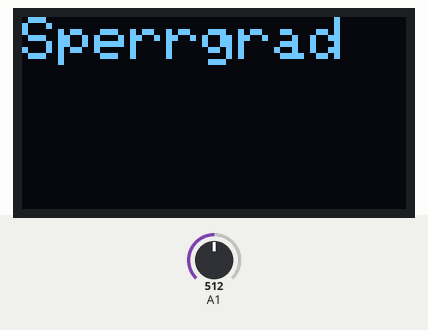
Recording of a sketch running on a simulated Arduino Uno, built with avr-gcc and run on an emulated ATmega328P. Parts: 128×64 one-colour display. The inputs (shaded band) are chosen by the test bench; at power-on: A1 = 512. Random numbers use the default seed unless the sketch sets one.

Above: at 0.1 s.

The sketch:

Haldex_CAN.ino
```cpp
#include <SPI.h>
#include "mcp_can.h"
#include <Wire.h>
#include <Adafruit_SH1106.h>


// Init OLED Display
#define OLED_RESET 4
Adafruit_SH1106 display(OLED_RESET);


unsigned char Flag_Recv = 0;
unsigned char len = 0;
unsigned char buf[8];
char str[20];


MCP_CAN CAN(10);                                            // Set CS to pin 10

void setup()
{
  display.begin(SH1106_SWITCHCAPVCC, 0x3C);
  display.clearDisplay();
  display.setTextSize(2);
  display.setTextColor(WHITE);
  display.setCursor(0, 0);
  display.print("Sperrgrad");
  display.display();


START_INIT:

  if (CAN_OK == CAN.begin(CAN_500KBPS))                  // init can bus : baudrate = 500k
  {
  }
  else
  {
    delay(100);
    goto START_INIT;
  }
  delay(500);

}


float Sperrgrad_Soll;
float m;


void loop()
{
  // 20 ms CAN Interval
  delay(20);

  // Lese Poti am analogen Eingang
  Sperrgrad_Soll = analogRead(A1);
  // Die ersten 20% werden ignoriert, mappe daher auf 20 - 100%
  Sperrgrad_Soll = map(Sperrgrad_Soll, 0, 1023, 200, 1023);
  // m ist nur für die Ausgabe auf dem OLED
  m = Sperrgrad_Soll;

  // Sperrgrad_Soll wird als Faktor benutzt, daher / 1023
  Sperrgrad_Soll = Sperrgrad_Soll / 1023;
  // Wenn das Haldex STG immer die selben Werte bekommt, geht es von einem Fehler aus, und öffnet das Ventil wieder
  // Daher kommt hier ein wenig Zufall dazu
  Sperrgrad_Soll = Sperrgrad_Soll + random(-0.02, 0.02);

  // Die CAN Telegramme
  // 0x280: Motor 1
  // 0x380: Motor 3
  // 0x488: Motor 6
  // 0x1A0: ABS/ESP 1
  // 0x4A0: ABS/ESP 2
  // Übersicht über die Telegramme: https://www.vwbuswiki.de/index.php?title=CAN_IDs
  // Verändert werden (u.a.): Motormoment und Raddrehzahlen


  // So "stumpf" diese Methode auch ist: zwischen Ist und Soll liegen maximal 3%, während die Endpunkte exakt sind. Es ist also beinahe linear und reicht zum test allemal

  unsigned char CAN_0_280[8] = {0, 240 * Sperrgrad_Soll, 32, 78 * Sperrgrad_Soll, 240 * Sperrgrad_Soll, 240 * Sperrgrad_Soll, 32, 240 * Sperrgrad_Soll};
  unsigned char CAN_0_380[8] = {0, 0, 250 * Sperrgrad_Soll, 0, 0, 0, 0, 254 * Sperrgrad_Soll};
  unsigned char CAN_0_488[8] = {0, 254 * Sperrgrad_Soll, 254 * Sperrgrad_Soll, 0, 0, 0, 0, 0};
  unsigned char CAN_0_1A0[8] = {0, 0, 0, 10, 0, 0, 0, 0};
  unsigned char CAN_0_4A0[8] = {254 * Sperrgrad_Soll, 10, 254 * Sperrgrad_Soll, 10, 0, 10, 0, 10};


  // Sende Telegramme
  CAN.sendMsgBuf(0x280, 0, 8, CAN_0_280);
  CAN.sendMsgBuf(0x380, 0, 8, CAN_0_380);
  CAN.sendMsgBuf(0x488, 0, 8, CAN_0_488);
  CAN.sendMsgBuf(0x1A0, 0, 8, CAN_0_1A0);
  CAN.sendMsgBuf(0x4A0, 0, 8, CAN_0_4A0);


  // Prüfe, ob Telegram erhalten
  if (CAN_MSGAVAIL == CAN.checkReceive())
  {

    // Empfange Telegramme vom Haldex Steuergerät
    CAN.readMsgBuf(&len, buf);

    // Der aktuelle Sperrgrad liegt im Byte 1 der Antwort
    int Sperrgrad = 100 * (buf[1] & B01111111) / 72;

    // Ausgabe auf OLED Display
    display.fillRect(0, 17, 150, 17, BLACK);
    display.setCursor(0, 17);
    display.print("Ist: ");
    display.print(Sperrgrad);
    display.print("%");

    display.fillRect(0, 34, 150, 34, BLACK);
    display.setCursor(0, 34);
    display.print("Soll: ");
    display.print(map(m, 200, 1023, 0, 100));
    display.print("%");
    display.display();
  }
}
```
